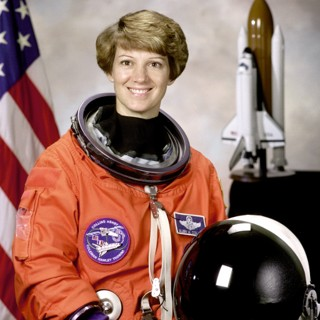
#> input picture tests/fixtures/smile/smile.jpg, 320 x 320 px; its folder holds only this picture in this run
$ python -i shot_quality.py   (imports and definitions only)
#> lines starting #> are read from the running program, lines starting #| are printed output that depends on the picture
"""Local deterministic shot-quality scoring for handheld director cameras."""

from __future__ import annotations

import io
import json
import math
import statistics
import threading
from collections import deque
import subprocess
import time
from pathlib import Path
from typing import Any, Callable

import numpy as np
from PIL import Image

from core.ffmpeg import tool_status
from core.project import Project, atomic_write_json
from core.normalization import global_cache_root
from core.stages.base import stable_fingerprint

SHOT_QUALITY_VERSION = 2
STABILITY_MIN = 0.42  # below this a window counts as "camera moving"
MOVING_MIN_SEC = 0.75  # this much movement inside one shot is visible
SAMPLE_FPS = 2
# Sampling at 2 fps only needs decoded keyframes when a camera writes one at
# least every half second (Sony a6000: every 0.48 s). Decoding only those is
# ~4x faster on long footage; sparser GOPs keep the full decode.
KEYFRAME_SAMPLING_MAX_GOP_SEC = 0.55
# progress(fraction_of_all_sources, detail); it may raise to cancel.
QualityProgress = Callable[[float, str], None]


class _ProgressInterrupted(Exception):
    """Carries an exception raised by the progress callback (e.g. cancel)."""
DIRECTOR_SCORE_THRESHOLD = 0.46


# [19 lines left out: function score_director_window, not called in this run]


_EXPRESSION_LOCAL = threading.local()


def _smile_score(rgb):
    """Conservative lower-face smile evidence, not a mood/personality label."""
    try:
        import cv2
        if not hasattr(_EXPRESSION_LOCAL, 'detectors'):
            root = Path(cv2.data.haarcascades)
            _EXPRESSION_LOCAL.detectors = (
                cv2.CascadeClassifier(str(root/'haarcascade_frontalface_alt2.xml')),
                cv2.CascadeClassifier(str(root/'haarcascade_smile.xml')))
        face, smile = _EXPRESSION_LOCAL.detectors
        if face.empty() or smile.empty():
            return 0.
        gray = cv2.cvtColor(np.asarray(rgb, dtype=np.uint8), cv2.COLOR_RGB2GRAY)
        for x,y,w,h in face.detectMultiScale(gray,scaleFactor=1.1,minNeighbors=6,minSize=(24,24)):
            mouth = gray[y+int(.45*h):y+h,x:x+w]
            if len(smile.detectMultiScale(mouth,scaleFactor=1.15,minNeighbors=22,
                                        minSize=(max(8,w//4),max(4,h//12)))):
                return 1.
    except (ImportError, AttributeError):
        return 0.
    return 0.


# [351 lines left out: functions smile_for_segment, director_quality_for_segment, analyze_handheld_director_quality, _quality_media_path, _analyze_source_quality, _source_duration and 9 more, not called in this run]

>>> import cv2
>>> picture = cv2.cvtColor(cv2.imread('../tests/fixtures/smile/smile.jpg'), cv2.COLOR_BGR2RGB)
>>> result = _smile_score(picture)
#> in _smile_score, `gray = cv2.cvtColor(np.asarray(rgb, dtype=np.uint8), cv2.COLOR_RGB2GRAY)`:
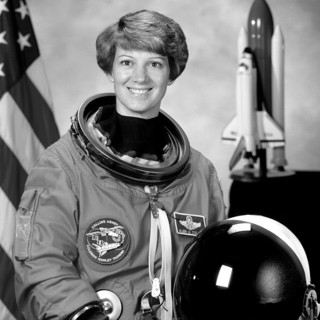
#> gray: shape (320, 320); min 0, max 255, mean 115.5
#> the loop in _smile_score, `for x,y,w,h in face.detectMultiScale(gray,scaleFactor=1.1,minNeighbors..` made 1 pass
#> (x, y, w, h) on pass 1: (109, 40, 62, 62)
#> pass 1, in _smile_score, `mouth = gray[y+int(.45*h):y+h,x:x+w]`:
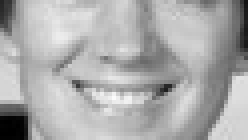
#> mouth: shape (35, 62) (shown 4 times larger); min 0, max 251, mean 171.6
#> result = 1
